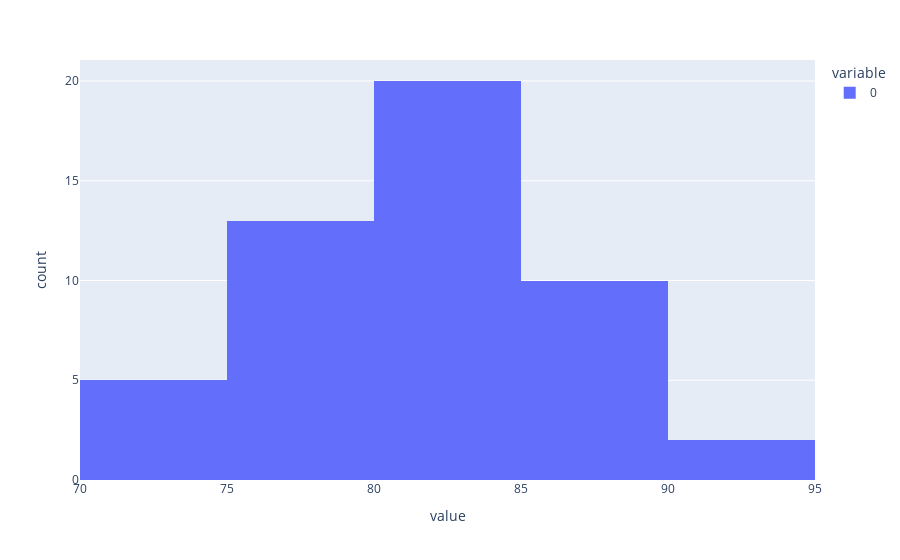

Notebook cell for this chart:
### Code cell
px.histogram(upper_array)

### Figure 1 — Plotly figure (JSON) as saved in the notebook; plotly's stock layout.template omitted (floating-point values rounded to 4 significant figures)
{"data": [{"alignmentgroup": "True", "bingroup": "x", "hovertemplate": "variable=0<br>value=%{x}<br>count=%{y}<extra></extra>", "legendgroup": "0", "marker": {"color": "#636efa", "pattern": {"shape": ""}}, "name": "0", "offsetgroup": "0", "orientation": "v", "showlegend": true, "type": "histogram", "x": [80.46, 86.09, 78.65, 81.38, 79.71, 94.51, 84.0, 85.55, 88.16, 76.14, 73.98, 83.34, 74.42, 84.91, 89.35, 85.18, 75.72, 81.79, 82.22, 80.96, 80.73, 82.86, 85.84, 84.24, 78.29, 78.31, 83.4, 85.17, 81.57, 73.41, 79.09, 77.54, 76.74, 84.73, 85.7, 88.43, 81.79, 84.99, 77.68, 77.8, 75.74, 73.11, 83.71, 87.92, 72.87, 92.57, 82.82, 81.64, 79.01, 82.62], "xaxis": "x", "yaxis": "y"}], "layout": {"barmode": "relative", "legend": {"title": {"text": "variable"}, "tracegroupgap": 0}, "margin": {"t": 60}, "xaxis": {"anchor": "y", "domain": [0, 1], "title": {"text": "value"}}, "yaxis": {"anchor": "x", "domain": [0, 1], "title": {"text": "count"}}}}
